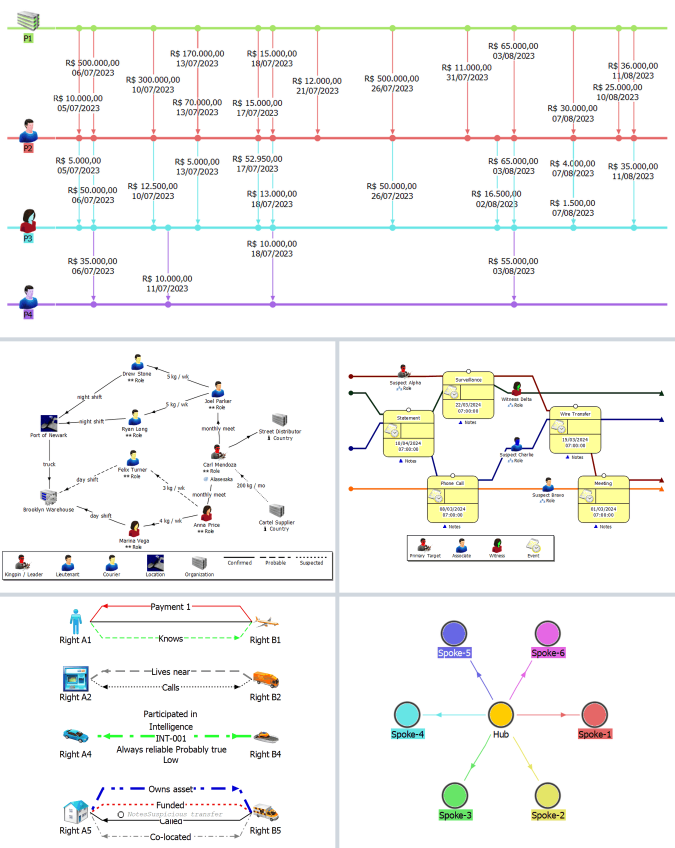
#> input picture .github/hero.png, 2024 x 2544 px (shown at 1/3 size); its folder holds only this picture in this run
$ python -i custom_icons.py   (imports and definitions only)
#> lines starting #> are read from the running program, lines starting #| are printed output that depends on the picture
#> further down, picture is the input picture: PIL image 2024x2544 P; mean R, G, B 244.5, 244.3, 243
"""Embedded custom icons — convert images to ANB ``<CustomImage>`` payloads.

ANB renders a custom icon embedded in an ``.anx`` when the chart carries a
``<CustomImageCollection>`` whose ``<CustomImage>`` uses the composite key
``"<name>,Screen,<Kind>"`` (``Kind`` ∈ ``Icon``/``Attribute``) and an entity
type / attribute class references it by the bare ``<name>`` via ``IconFile``.
The image bytes must be a full 24-bit BMP (magenta = transparent), zlib-
compressed and base64-encoded. ANB extracts the icon on open with no install
and no restart.

Pillow is an optional dependency (``pip install anxwritter[icons]``). It is only
needed to *convert* an arbitrary image; a caller who passes a ready BMP (raw
``bytes`` starting with ``BM``) gets it embedded verbatim using only the standard
library — see :func:`prepare_icon_bmp`.
"""

import base64
import io
import json
import zlib
from pathlib import Path
from typing import Any, Iterable, List, Optional, Tuple, Union

try:  # optional dependency
    from PIL import Image
    HAS_PILLOW = True
except ImportError:  # pragma: no cover - exercised via the no-Pillow error path
    HAS_PILLOW = False

#: Prefix applied to every emitted icon name so it can never collide with an
#: ANB built-in icon (numbered ``001``-``757`` or named ``person``/``car``/…),
#: which would otherwise make the embedded image silently lose.
EMITTED_PREFIX = "anxW_"

#: Default maximum icon dimension. ANB rescales to the on-screen slot; the cap
#: is really a byte budget (a too-large BMP renders as a black box).
MAX_SIZE = 128

#: ANB's 1-bit transparency key.
MAGENTA = (255, 0, 255)

# Windows-invalid filename chars plus the comma (which would break the
# ``"<name>,Screen,<Kind>"`` composite key).
_INVALID_NAME_CHARS = set('<>:"/\\|?*,')


class CustomIconError(Exception):
    """Raised when a custom icon image cannot be loaded or converted."""


# [17 lines left out: function validate_icon_name, not called in this run]


def coerce_image_source(image: Any) -> Any:
    """Resolve a ``data:...;base64,...`` URI to ``bytes``; pass anything else
    (a path, ``bytes``, or a PIL image) through unchanged.

    Lets the same image value work in Python and in YAML/JSON configs, and lets
    a server send inline image bytes with no filesystem.
    """
    if isinstance(image, str) and image.startswith("data:"):
        try:
            header, b64 = image.split(",", 1)
        except ValueError:
            raise CustomIconError("malformed data: URI (no comma)") from None
        if "base64" not in header:
            raise CustomIconError("only base64 data: URIs are supported")
        try:
            return base64.b64decode(b64)
        except Exception as e:  # noqa: BLE001
            raise CustomIconError(f"invalid base64 in data: URI: {e}") from e
    return image


# [8 lines left out: function composite_key, not called in this run]


def _load_image(image: Any) -> "Image.Image":
    if not HAS_PILLOW:
        raise CustomIconError(
            "custom icons require Pillow — install it with: "
            "pip install anxwritter[icons]"
        )
    if isinstance(image, Image.Image):
        return image.convert("RGBA")
    try:
        if isinstance(image, (bytes, bytearray)):
            return Image.open(io.BytesIO(bytes(image))).convert("RGBA")
        return Image.open(image).convert("RGBA")  # filesystem path / file object
    except CustomIconError:
        raise
    except Exception as e:  # noqa: BLE001 - surface any decode failure uniformly
        raise CustomIconError(f"could not read icon image ({image!r}): {e}") from e


def convert_to_bmp(image: Any, max_size: int = MAX_SIZE) -> bytes:
    """Convert any image to a full 24-bit BMP suitable for an ANB custom icon.

    Pipeline (each step handles an ANB rendering constraint):

    - **downscale-only** to fit ``max_size`` (never upscale — keeps pixel art crisp);
    - **pad to square** with magenta (ANB distorts non-square icons into the slot);
    - **hard 1-bit alpha threshold** (ANB's magenta key is 1-bit; anti-aliased edges
      otherwise leave a pink halo);
    - composite onto **magenta (255,0,255)** = ANB's transparent key;
    - emit a **full 24-bit BMP** (32-bit BMP renders as a black box).
    """
    im = _load_image(image)
    w, h = im.size
#> w = 2024; h = 2544
    scale = min(1.0, max_size / max(w, h))
#> scale = 0.0503
    if scale < 1.0:
        im = im.resize((max(1, round(w * scale)), max(1, round(h * scale))), Image.LANCZOS)
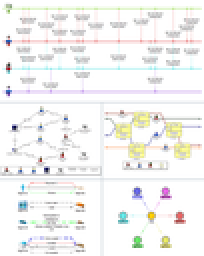
#> im: PIL image 102x128 RGBA (shown 2 times larger); mean R, G, B, A 243.6, 243.3, 242.1, 255
        w, h = im.size
#> w = 102; h = 128
    side = max(w, h)
#> side = 128
    alpha = im.split()[3].point(lambda p: 255 if p >= 128 else 0)  # 1-bit mask
#> alpha: PIL image 102x128 L; every value is 255
    canvas = Image.new("RGB", (side, side), MAGENTA)
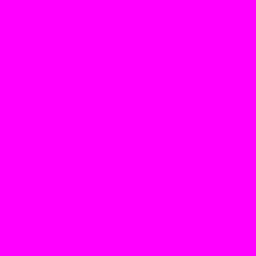
#> canvas: PIL image 128x128 RGB (shown 2 times larger); mean R, G, B 255, 0, 255
    canvas.paste(im.convert("RGB"), ((side - w) // 2, (side - h) // 2), alpha)
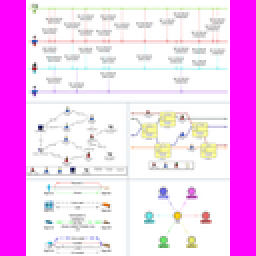
#> canvas: PIL image 128x128 RGB (shown 2 times larger); mean R, G, B 245.9, 193.9, 244.7
    buf = io.BytesIO()
    canvas.save(buf, format="BMP")
    return buf.getvalue()


#: Max dimension for a caller-supplied (passthrough) BMP. ANB renders a too-large
#: icon as a black box; this is the safe ceiling.
MAX_PASSTHROUGH = 256


def is_bmp(image: Any) -> bool:
    """True if *image* is raw bytes that already start with a BMP header."""
    return isinstance(image, (bytes, bytearray)) and bytes(image[:2]) == b'BM'


# [8 lines left out: function _bmp_header, not called in this run]


def prepare_icon_bmp(image: Any, max_size: int = MAX_SIZE) -> bytes:
    """Return full BMP bytes ready to embed as a ``<CustomImage>``.

    A caller-supplied **BMP** (``bytes`` starting with ``BM``) is taken
    **verbatim** — no Pillow needed, no conditioning — after a cheap sanity
    check (must be 8- or 24-bit and ≤ ``MAX_PASSTHROUGH`` px; 32-bit and oversize
    BMPs render as a black box in ANB). Any other input (a path, PNG/JPEG bytes,
    or a PIL image) is converted via :func:`convert_to_bmp`, which needs Pillow.
    """
    image = coerce_image_source(image)
    if is_bmp(image):
        data = bytes(image)
        bpp, w, h = _bmp_header(data)
        if bpp not in (8, 24):
            raise CustomIconError(
                f"custom icon BMP must be 8- or 24-bit (got {bpp}-bit; "
                f"32-bit renders as a black box in ANB)"
            )
        if max(w, h) > MAX_PASSTHROUGH:
            raise CustomIconError(
                f"custom icon BMP is too large ({w}x{h}; max "
                f"{MAX_PASSTHROUGH}px — larger renders as a black box)"
            )
        return data
    return convert_to_bmp(image, max_size)


# [7 lines left out: function custom_image_payload, not called in this run]


def packed_dib(bmp: bytes) -> bytes:
    """Strip the 14-byte ``BITMAPFILEHEADER`` → packed DIB (for ``<IconPicture>``)."""
    return bmp[14:]


# [18 lines left out: functions decode_payload, is_baked, not called in this run]


# ── IconCatalog: a reusable library of baked icons ────────────────────────────

#: ``_meta.format`` marker written by :meth:`IconCatalog.export_catalog`.
CATALOG_FORMAT = "anxwritter-icon-catalog"
#: ``_meta.version`` — the catalog *file* schema version (not the library version).
CATALOG_VERSION = 1


# [17 lines left out: functions _load_catalog_doc, _dump_doc, not called in this run]


class IconCatalog:
    """A reusable library of baked custom icons (entity + attribute scopes).

    **Authoring** (Pillow is needed only to convert a non-BMP image)::

        cat = IconCatalog()
        cat.add_custom_entity_icon('suspect', 'suspect.png')
        cat.add_custom_attribute_icon('cpf', 'cpf.png')
        cat.export_catalog('org_icons.yaml')      # baked → Pillow-free thereafter

    The exported file is a plain anxwritter config — ``custom_entity_icons`` /
    ``custom_attribute_icons`` sections with compiled (``data`` / ``datalength``)
    payloads — so it drops straight into ``--config`` / ``apply_config_file`` /
    :meth:`ANXChart.apply_icon_catalog`. A config layer is **baked-only**: a
    teammate or server consuming the catalog needs no Pillow.

    **Consuming** (no Pillow)::

        cat = IconCatalog.from_file('org_icons.yaml')
        chart.apply_icon_catalog(cat, include='referenced')
    """

    # [163 lines left out: functions __init__, add_custom_entity_icon, add_custom_attribute_icon, _bake_into, validate, _entry_dict and 7 more, not called in this run]

>>> from PIL import Image
>>> picture = Image.open('../.github/hero.png')
>>> result = prepare_icon_bmp(picture)
